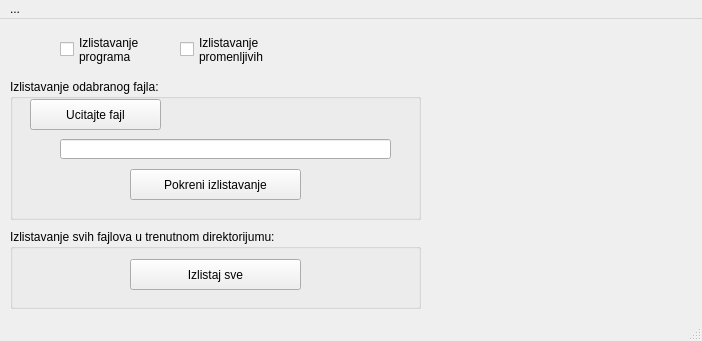
<?xml version="1.0" encoding="UTF-8"?>
<ui version="4.0">
 <class>MainWindow</class>
 <widget class="QMainWindow" name="MainWindow">
  <property name="geometry">
   <rect>
    <x>0</x>
    <y>0</y>
    <width>702</width>
    <height>341</height>
   </rect>
  </property>
  <property name="minimumSize">
   <size>
    <width>702</width>
    <height>0</height>
   </size>
  </property>
  <property name="windowTitle">
   <string>.z80 Extractor</string>
  </property>
  <property name="styleSheet">
   <string notr="true"/>
  </property>
  <widget class="QWidget" name="centralWidget">
   <widget class="QLabel" name="label_pic">
    <property name="geometry">
     <rect>
      <x>430</x>
      <y>20</y>
      <width>271</width>
      <height>261</height>
     </rect>
    </property>
    <property name="text">
     <string/>
    </property>
   </widget>
   <widget class="QGroupBox" name="groupBox">
    <property name="geometry">
     <rect>
      <x>10</x>
      <y>60</y>
      <width>411</width>
      <height>141</height>
     </rect>
    </property>
    <property name="title">
     <string>Izlistavanje odabranog fajla:</string>
    </property>
    <widget class="QLineEdit" name="lineEdit">
     <property name="geometry">
      <rect>
       <x>50</x>
       <y>60</y>
       <width>331</width>
       <height>20</height>
      </rect>
     </property>
     <property name="toolTip">
      <string>Putanja do izabranog fajla.</string>
     </property>
    </widget>
    <widget class="QPushButton" name="pushButton">
     <property name="geometry">
      <rect>
       <x>20</x>
       <y>20</y>
       <width>131</width>
       <height>31</height>
      </rect>
     </property>
     <property name="text">
      <string>Ucitajte fajl</string>
     </property>
    </widget>
    <widget class="QPushButton" name="pushButton_3">
     <property name="geometry">
      <rect>
       <x>120</x>
       <y>90</y>
       <width>171</width>
       <height>31</height>
      </rect>
     </property>
     <property name="text">
      <string>Pokreni izlistavanje</string>
     </property>
    </widget>
   </widget>
   <widget class="QGroupBox" name="groupBox_2">
    <property name="geometry">
     <rect>
      <x>10</x>
      <y>210</y>
      <width>411</width>
      <height>80</height>
     </rect>
    </property>
    <property name="title">
     <string>Izlistavanje svih fajlova u trenutnom direktorijumu:</string>
    </property>
    <widget class="QPushButton" name="pushButton_4">
     <property name="geometry">
      <rect>
       <x>120</x>
       <y>30</y>
       <width>171</width>
       <height>31</height>
      </rect>
     </property>
     <property name="text">
      <string>Izlistaj sve</string>
     </property>
    </widget>
   </widget>
   <widget class="QCheckBox" name="checkBox">
    <property name="geometry">
     <rect>
      <x>60</x>
      <y>10</y>
      <width>121</width>
      <height>41</height>
     </rect>
    </property>
    <property name="text">
     <string>Izlistavanje
programa</string>
    </property>
   </widget>
   <widget class="QCheckBox" name="checkBox_2">
    <property name="geometry">
     <rect>
      <x>180</x>
      <y>10</y>
      <width>131</width>
      <height>41</height>
     </rect>
    </property>
    <property name="text">
     <string>Izlistavanje
promenljivih</string>
    </property>
   </widget>
  </widget>
  <widget class="QMenuBar" name="menuBar">
   <property name="geometry">
    <rect>
     <x>0</x>
     <y>0</y>
     <width>702</width>
     <height>21</height>
    </rect>
   </property>
   <widget class="QMenu" name="menu">
    <property name="title">
     <string>...</string>
    </property>
    <addaction name="actionInfo"/>
    <addaction name="separator"/>
    <addaction name="actionIzlaz"/>
   </widget>
   <addaction name="menu"/>
  </widget>
  <widget class="QStatusBar" name="statusBar"/>
  <action name="actionInfo">
   <property name="icon">
    <iconset>
     <normalon>../../Downloads/ZX_Spect-whoami_d-1540/icon_info.png</normalon>
    </iconset>
   </property>
   <property name="text">
    <string>O programu</string>
   </property>
   <property name="shortcut">
    <string>Ctrl+O</string>
   </property>
  </action>
  <action name="actionIzlaz">
   <property name="icon">
    <iconset>
     <normalon>../../Downloads/ZX_Spect-whoami_d-1540/icon_exit.png</normalon>
    </iconset>
   </property>
   <property name="text">
    <string>Izlaz</string>
   </property>
   <property name="shortcut">
    <string>Ctrl+I</string>
   </property>
  </action>
 </widget>
 <layoutdefault spacing="6" margin="11"/>
 <tabstops>
  <tabstop>checkBox</tabstop>
  <tabstop>checkBox_2</tabstop>
  <tabstop>pushButton</tabstop>
  <tabstop>lineEdit</tabstop>
  <tabstop>pushButton_3</tabstop>
  <tabstop>pushButton_4</tabstop>
 </tabstops>
 <resources/>
 <connections/>
</ui>
